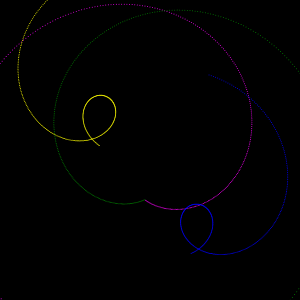
Frame 1 (no input)
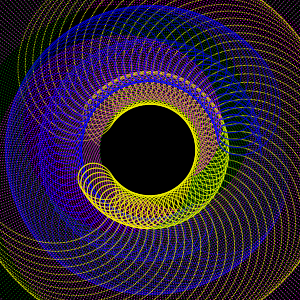
Frame 60 (no input)
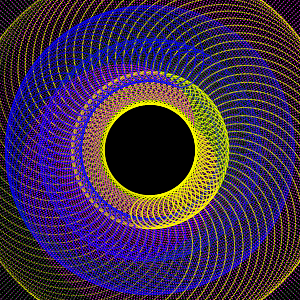
Frame 120 (the mouse pressed at the canvas centre since frame 60)

The p5.js sketch that drew these frames (run headless with seeded random() and noise() and a simulated clock; from frame 60 on, the mouse is pressed at the canvas centre):

// p5.js sketch
// ── sketch.js
var start = 0;
function setup() {
  createCanvas(300, 300);
  background(0);
  smooth();
}

function draw() {
  
  translate(width/2, height/2);
  angleMode(DEGREES);
  rotate(start+=5);
  angleMode(DEGREES);
  noStroke()
  fill('magenta');
  var rad = 50;
  for (var i = 0; i < 360; i++) {
    
    rad += 0.5;
    var x = 0 + sin(i)*rad;
    var y = 0 + cos(i)*rad;
    ellipse(x, y, 1, 1);
  }
  
  fill('green');
  for (var i = 0; i < 360; i++) {
    
    rad -= 0.5;
    var x = 0 + sin(i)*rad;
    var y = 0 + cos(i)*rad;
    ellipse(x, y, 1, 1);
  }
  
  var rad2 = 50;
  
  fill('blue');
  for (var i = 0; i < 360; i++) {
    
    rad2 -= 0.5;
    var x = 50 + sin(i)*rad2;
    var y = 50 + cos(i)*rad2;
    ellipse(x, y, 1, 1);
  }
  
  fill('yellow');
  for (var i = 0; i < 360; i++) {
    
    rad2 += 0.5;
    var x = -50 + sin(i)*rad2;
    var y = -50 + cos(i)*rad2;
    ellipse(x, y, 1, 1);
  }
}
